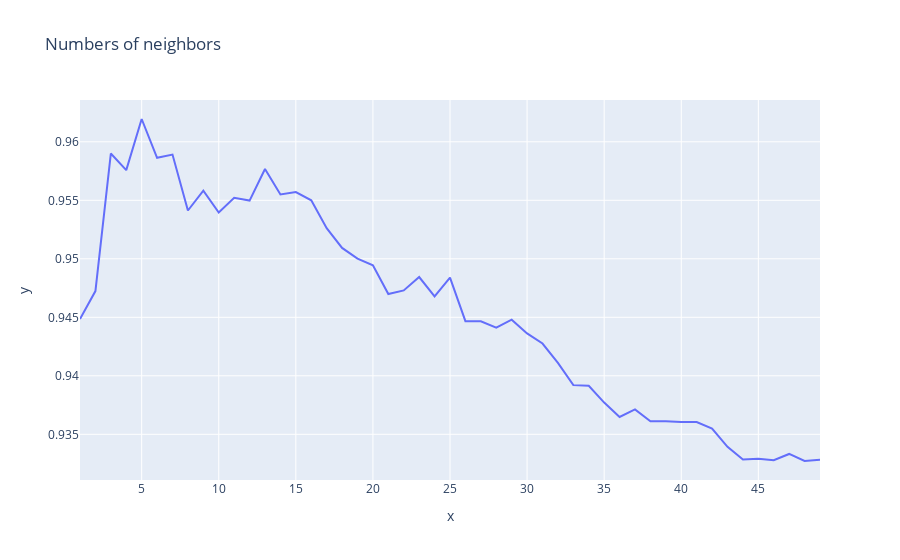

This figure's notebook cell:
### Code cell
line_plot(range(1,50),list_scores,"Numbers of neighbors")

### Figure 1 — Plotly figure (JSON) as saved in the notebook; plotly's stock layout.template omitted (floating-point values rounded to 4 significant figures)
{"data": [{"hovertemplate": "x=%{x}<br>y=%{y}<extra></extra>", "legendgroup": "", "line": {"color": "#636efa", "dash": "solid"}, "mode": "lines", "name": "", "orientation": "v", "showlegend": false, "type": "scatter", "x": [1, 2, 3, 4, 5, 6, 7, 8, 9, 10, 11, 12, 13, 14, 15, 16, 17, 18, 19, 20, 21, 22, 23, 24, 25, 26, 27, 28, 29, 30, 31, 32, 33, 34, 35, 36, 37, 38, 39, 40, 41, 42, 43, 44, 45, 46, 47, 48, 49], "xaxis": "x", "y": [0.9449, 0.9472, 0.959, 0.9576, 0.962, 0.9586, 0.9589, 0.9541, 0.9558, 0.954, 0.9552, 0.955, 0.9577, 0.9555, 0.9557, 0.955, 0.9526, 0.9509, 0.95, 0.9494, 0.947, 0.9473, 0.9484, 0.9468, 0.9484, 0.9447, 0.9447, 0.9441, 0.9448, 0.9436, 0.9428, 0.9411, 0.9392, 0.9391, 0.9377, 0.9365, 0.9371, 0.9361, 0.9361, 0.936, 0.936, 0.9355, 0.9339, 0.9328, 0.9329, 0.9328, 0.9333, 0.9327, 0.9328], "yaxis": "y"}], "layout": {"legend": {"tracegroupgap": 0}, "title": {"text": "Numbers of neighbors"}, "xaxis": {"anchor": "y", "domain": [0, 1], "title": {"text": "x"}}, "yaxis": {"anchor": "x", "domain": [0, 1], "title": {"text": "y"}}}}
